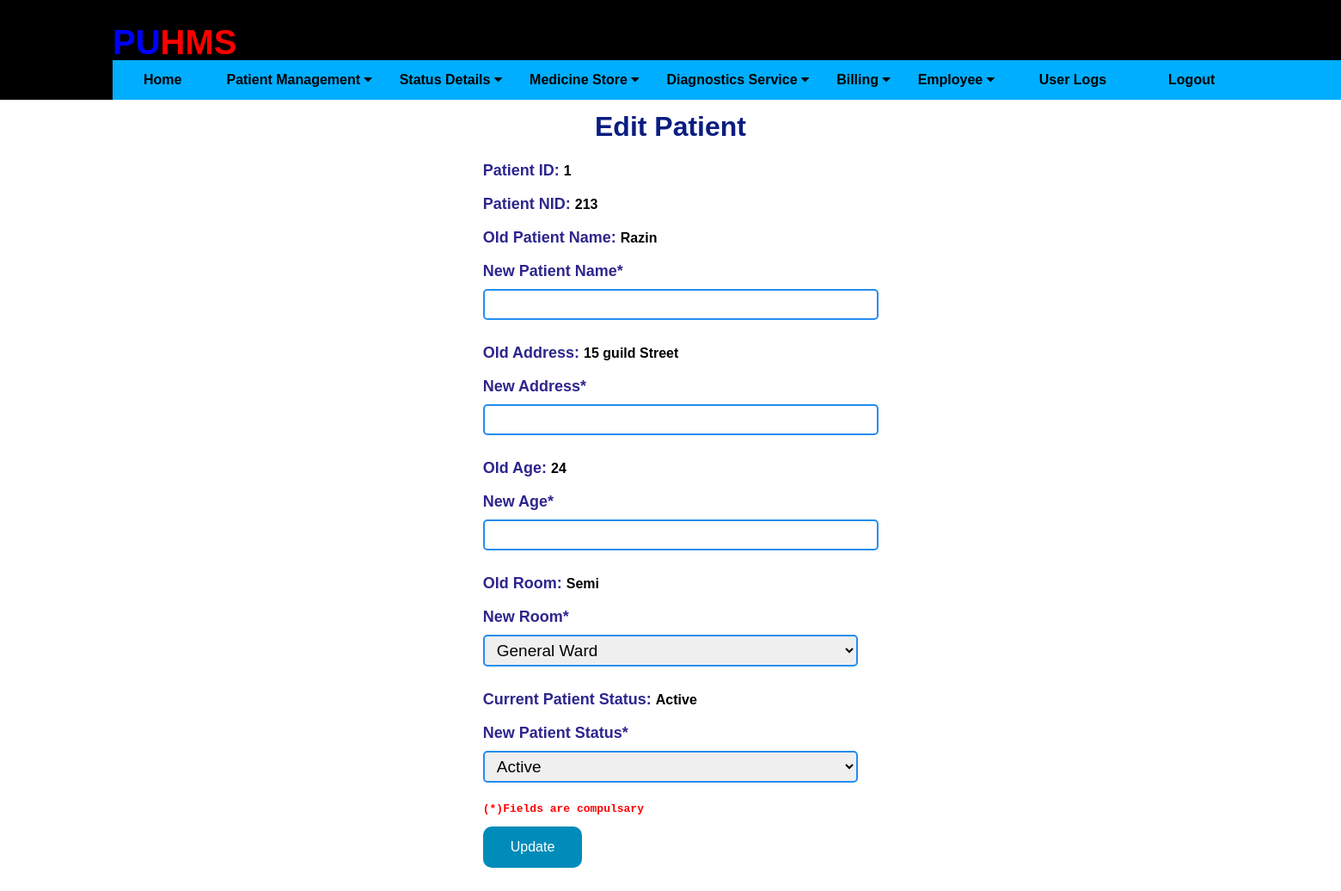
Screenshot of /editpatientdetail/1 (signed in) with the database file from the repository.
### application/db.py (models this page shows)
class Patients(db.Model):
    __tablename__ = 'patients'
    id = db.Column(db.Integer, primary_key=True)
    nid = db.Column(db.Integer, unique=True)
    pname = db.Column(db.String(20), nullable=False)
    age = db.Column(db.Integer)
    date = db.Column(db.DateTime, default=datetime.now)
    ldate = db.Column(db.DateTime, default=datetime.now)
    tbed = db.Column(db.String(10))
    address = db.Column(db.String(20))
    status = db.Column(db.String(20))
    issue = db.Column(db.String(100))
    pcontact = db.Column(db.String(20))
    assoc_contact = db.Column(db.String(20))
    room = db.Column(db.String(9))
    assignBed = db.Column(db.Integer(), nullable=False)

### application/routes.py (the view, shortened to what this page needs)
@app.route('/editpatientdetail/<id>', methods=['GET', 'POST'])
def editpatientdetail(id):
    print("id is : ", id)
    if session.get('username') or session.get('recepUsername'):
        print(datetime.now())
        editpat = Patients.query.filter_by( id = id )
        return render_template('editpatientdetail.html', editpat = editpat)
    else:
        return "<h1>You do not have permission to perform this action. Please go back</h1>"

### application/templates/editpatientdetail.html (shortened to what this page needs)
{% extends "layout.html" %}
{% block content %}
<div class="form1">
    <h1 style="color: rgb(11, 29, 129); text-align: center;">Edit Patient </h1>
    {% for edit in editpat %}
    <form action="" method="POST">
        <label for="id">Patient ID:   </label> <b>{{ edit.id }}</b> <br><br>
        <label for="nid">Patient NID: </label> <b> {{ edit.nid }} </b> <br><br>
        <label for="Name">Old Patient Name:   </label> <b>{{ edit.pname }}</b> <br><br>
        <label for="New customer Name*">New Patient Name*</label>
        <input type="text" class="text1" id="npname" name="npname" required><br><br>
        <label for="Old Address">Old Address:  </label> <b>{{ edit.address }}</b> <br><br>
        <label for="New Address*">New Address*</label>
        <input type="text" class="text1" id="naddress" name="naddress" required><br><br>
        <label for="Old Age">Old Age:  </label> <b>{{ edit.age }}</b> <br><br>
        <label for="New Age*">New Age*</label>
        <input type="number" class="text1" id="nage" name="nage" min="0"  maxlength="2" required><br><br>
        <label for="Old Address">Old Room:  </label><b> {{ edit.tbed }}</b> <br><br>
        <label for="Bed">New Room*</label>
                <select id="tbed" class="text1" name="tbed">
                    <option value="GeneralWard">General Ward</option>
                </select><br><br>
        <label for="Old Address">Current Patient Status:  </label> <b>{{ edit.status }}</b> <br><br>
        <label for="status">New Patient Status*</label>
        <select id="status" class="text1" name="status">
            <option value="Active">Active</option>
        </select>
        <pre>(*)Fields are compulsary</pre>
        <button type="submit" class="button" >Update</button>
    </form>
    {% endfor %}
</div>
{% endblock %}

### application/static/css/main.css (style rules this page uses)
html { overflow-y: scroll; overflow-x: hidden; }
body { font-family: Arial, Helvetica, sans-serif; height: 100%; display: flex; flex-direction: column; }
.form1 { padding: 100px 0; width: auto; margin: auto; }
.form1 label { font-size: 18px !important; margin-top: 10px; color: #2d268d; font-weight: bold; }
.form1 .text1 { width: 100%; padding: 5px 10px; border: solid 2px #248df0; border-radius: 5px; font-size: 19px; margin-top: 10px; margin-bottom: 10px; }
pre { color: red; font-weight: bold; }
.button { background-color: #008CBA;; border: none; color: white; padding: 15px 32px; text-align: center; text-decoration: none; display: inline-block; font-size: 16px; }

### application/templates/layout.html (style rules this page uses)
.button { background-color: #005eff;; border: 2px; border-radius: 10px; color: white; padding: 15px 32px; text-align: center; text-decoration: none; display: inline-block; font-size: 16px; }

### rows the page displays
Patients: id "1", nid "213", pname "Razin", address "15 guild Street", age "24", tbed "Semi", status "Active"
